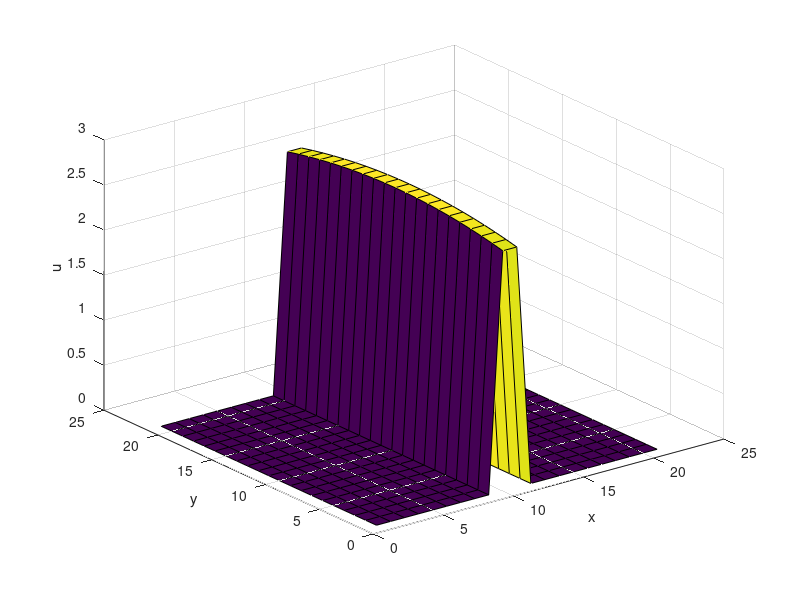

Write MATLAB code to recreate this figure.
D = 1;
L = [0,1,0,1,0,1];
T = 1;
Mx = 20;
My = 20;
Mz = 20;
N = 100;
P = 50;
ox = (L(2)-L(1))/Mx;         % le pas de x
x = L(1)+[0:Mx]*ox;
oy = (L(4)-L(3))/My;
y = L(3)+[0:My]*oy;
oz = (L(6)-L(5))/Mz;
z = L(5)+[0:Mz]*oz;
ot = T/N;
t = [0:N]*ot;
u_xyz0 = inline('0','x','y','z');



% Initialisation
for i=1:Mx+1
    j=1:My+1;
    h=1:Mz+1;
    u(i,j,h)=u_xyz0(x(i),y(j),z(h));
end

rx = D*ot/(ox*ox);
ry = D*ot/(oy*oy);
rz = D*ot/(oz*oz);
rx1 = 1+2*rx;
rx2 = 1-2*rx;
ry1 = 1+2*ry;
ry2 = 1-2*ry;
rz1 = 1+2*rz;
rz2 = 1-2*rz;

for j=1:Mx-1
    A(j,j)=ry1;
    if j>1
        A(j-1,j)=-ry;
        A(j,j-1)=-ry;
    end
end

for i=1:My-1
    B(i,i)=rx1;
    if i>1
        B(i-1,i)=-rx;
        B(i,i-1)=-rx;
    end
end

for h=1:Mz-1
    C(i,i)=rz1;
    if h>1
        C(h-1,h)=-rz;
        C(h,h-1)=-rz;
    end
end

 for k=1:N
     t=k*ot;
     u_1=u;
     u(:,:,1)=u(:,:,2);
     u(:,:,Mz+1)=u(:,:,Mz);
     u(:,1,:)=u(:,2,:);
     u(:,Mx+1,:)=u(:,Mx,:);
     u(1,:,:)=u(2,:,:);
     u(My+1,:,:)=u(My,:,:);

          for h=1:9
%                uyx=reshape(u(:,:,h),My+1,Mx+1);
%                uyx_1=uyx;
              if mod(k,2)==0
                for y=2:My
                    xx=2:Mx;
                    for i=2:My                                 % Du bout au top
                       jj=2:Mx;
                       bx(i,jj)=[ry*u(i,1,h),zeros(1,Mx-3),ry*u(i,Mx+1,h)]+rx*(u_1(i-1,jj,h)+u_1(i+1,jj,h))+rx2*u_1(i,jj,h);
                    end
                    u(y,xx,h)=linsolve(A, bx(y,xx)');
%                    u(y,xx,h)=u(y,xx);
                end
              else
                 for x=2:Mx
                     yy=2:My;            
                     for j=2:Mx
                         ii=2:My;                                % Du bout au top                 
                         by(ii,j)=[rx*u(1,j,h);zeros(My-3,1);rx*u(My+1,j,h)]+ry*(u_1(ii,j-1,h)+u_1(ii,j+1,h))+ry2*u_1(ii,j,h);
                     end
                     u(yy,x,h) = linsolve(B,by(yy,x));
%                     u(yy,x,h)=u(yy,x);
                 end
              end
          end


          for h=10:11
%               u=reshape(u(:,:,h),My+1,Mx+1);
%               uyx_1=uyx;
            if mod(k,2)==0
                for y=2:My
                    xx=2:Mx;
                    for i=2:9                                 
                       jj=2:Mx;
                       bx(i,jj)=[ry*u(i,1,h),zeros(1,Mx-3),ry*u(i,Mx+1,h)]+rx*(u_1(i-1,jj,h)+u_1(i+1,jj,h))+rx2*u_1(i,jj,h);
                    end
                    for i=10:11
                        jj=2:Mx;
                        bx(i,jj)=[ry*u(i,1,h),zeros(1,Mx-3),ry*u(i,Mx+1,h)]+rx*(u_1(i-1,jj,h)+u_1(i+1,jj,h))+rx2*u_1(i,jj,h)+P*ot;
                    end
                    for i=12:My
                        jj=2:Mx;
                        bx(i,jj)=[ry*u(i,1,h),zeros(1,Mx-3),ry*u(i,Mx+1,h)]+rx*(u_1(i-1,jj,h)+u_1(i+1,jj,h))+rx2*u_1(i,jj,h);
                    end
                    u(y,xx,h)=linsolve(A, bx(y,xx)');
 %                   u(y,xx,h)=u(y,xx);
                end

            else
                for x=2:Mx                                 
                    yy=2:My;
                    for j=2:Mx
                        ii=2:9;
                        by(ii,j)=[rx*u(1,j,h);zeros(9-2,1)]+ry*(u_1(ii,j-1,h)+u_1(ii,j+1,h))+ry2*u_1(ii,j,h);
                    end
                    for j=2:Mx
                        ii=10:11;
                        by(ii,j)=zeros(2,1)+ry*(u_1(ii,j-1,h)+u_1(ii,j+1,h))+ry2*u_1(ii,j,h)+P*ot;
                    end
                    for j=2:Mx
                        ii=12:My;
                        by(ii,j)=[zeros(My-12,1);rx*u(My+1,j,h)]+ry*(u_1(ii,j-1,h)+u_1(ii,j+1,h))+ry2*u_1(ii,j,h);
                    end
                        u(yy,x,h) = linsolve(B,by(yy,x));
%                        u(yy,x,h)=u(yy,x);
                end
            end
          end

          for h=12:Mz
%               u=reshape(u(:,:,h),My+1,Mx+1);
%               uyx_1=uyx;
              if mod(k,2)==0
                for y=2:My
                    xx=2:Mx;
                    for i=2:My                                 
                       jj=2:Mx;
                       bx(i,jj)=[ry*u(i,1,h),zeros(1,Mx-3),ry*u(i,Mx+1,h)]+rx*(u_1(i-1,jj,h)+u_1(i+1,jj,h))+rx2*u_1(i,jj,h);
                    end
                    u(y,xx,h)=linsolve(A, bx(y,xx)');
%                    u(y,xx,h)=u(y,xx);
                end
              else
                 for x=2:Mx
                     yy=2:My;            
                     for j=2:Mx
                         ii=2:My;                                                 
                         by(ii,j)=[rx*u(1,j,h);zeros(My-3,1);rx*u(My+1,j,h)]+ry*(u_1(ii,j-1,h)+u_1(ii,j+1,h))+ry2*u_1(ii,j,h);
                     end
                     u(yy,x,h) = linsolve(B,by(yy,x));
%                     u(yy,x,h)=u(yy,x);
                 end
              end
          end

        %%%%%%%%%%%%%%%%%%%%%%%%%%%%%%%%%%%%%%%%%%%%%%%%%%%%%%%%%%%%%%%%%%%%%%%%%%%%%%%%


        %   for i=1:9
        %       if mod(k,2)==0
        %         for z=2:Mz
        %             xx=2:Mx;
        %             for h=2:Mz                                
        %                jj=2:Mx;
        %                bx(h,jj)=[rz*u(i,1,h),zeros(1,Mx-3),rz*u(i,Mx+1,h)]+rx*(u_1(i,jj,h-1)+u_1(i,jj,h+1))+rx2*u_1(i,jj,h);
        %             end
        %             u(i,xx,z)=linsolve(A, bx(z,xx)');
        %         end
        %       else
        %          for x=2:Mx
        %              zz=2:Mz;            
        %              for j=2:Mx
        %                  hh=2:Mz;                                                
        %                  bz(hh,j)=[rx*u(i,j,1);zeros(Mz-3,1);rx*u(i,j,Mz+1)]+rz*(u_1(i,j-1,hh)+u_1(i,j+1,hh))+rz2*u_1(i,j,hh);
        %              end
        %              u(i,x,zz) = linsolve(C,bz(zz,x));
        %          end
        %       end
        %   end
        %   
        %   for i=10:11
        %       if mod(k,2)==0
        %         for z=2:Mz
        %             xx=2:Mx;
        %             for h=2:9                                 
        %                jj=2:Mx;
        %                bx(h,jj)=[rz*u(i,1,h),zeros(1,Mx-3),rz*u(i,Mx+1,h)]+rx*(u_1(i,jj,h-1)+u_1(i,jj,h+1))+rx2*u_1(i,jj,h);
        %             end
        %             for h=10:11
        %                 jj=2:Mx;
        %                 bx(h,jj)=[rz*u(i,1,h),zeros(1,Mx-3),rz*u(i,Mx+1,h)]+rx*(u_1(i,jj,h-1)+u_1(i,jj,h+1))+rx2*u_1(i,jj,h)+P*ot;
        %             end
        %             for h=11:Mz
        %              	jj=2:Mx;
        %                 bx(h,jj)=[rz*u(i,1,h),zeros(1,Mx-3),rz*u(i,Mx+1,h)]+rx*(u_1(i,jj,h-1)+u_1(i,jj,h+1))+rx2*u_1(i,jj,h);
        %             end
        %             u(i,xx,z)=linsolve(A, bx(z,xx)');
        %         end
        %          
        %     else
        %         for x=2:Mx                                 
        %             zz=2:Mz;
        %             for j=2:Mx
        %                 hh=2:9;
        %                 by(hh,j)=[rx*u(i,j,1);zeros(9-2,1)]+rz*(u_1(i,j-1,hh)+u_1(i,j+1,hh))+ry2*u_1(i,j,hh);
        %             end
        %             for j=2:Mx
        %                 ii=10:11;
        %                 by(hh,j)=zeros(2,1)+rz*(u_1(i,j-1,hh)+u_1(i,j+1,hh))+ry2*u_1(i,j,hh)+P*ot;
        %             end
        %             for j=2:Mx
        %                 hh=11:Mz;
        %                 bz(hh,j)=[zeros(Mz-11,1);rx*u(i,j,Mz+1)]+ry*(u_1(i,j-1,hh)+u_1(i,j+1,hh))+ry2*u_1(i,j,hh);
        %             end
        %                 u(i,x,zz) = linsolve(C,bz(zz,x));
        %         end
        %     end
        %   end
        %   
        %   for i=12:My
        %       if mod(k,2)==0
        %         for z=2:Mz
        %             xx=2:Mx;
        %             for h=2:Mz                                
        %                jj=2:Mx;
        %                bx(h,jj)=[rz*u(i,1,h),zeros(1,Mx-3),rz*u(i,Mx+1,h)]+rx*(u_1(i,jj,h-1)+u_1(i,jj,h+1))+rx2*u_1(i,jj,h);
        %             end
        %             u(i,xx,z)=linsolve(A, bx(z,xx)');
        %         end
        %       else
        %          for x=2:Mx
        %              zz=2:Mz;            
        %              for j=2:Mx
        %                  hh=2:Mz;                                                
        %                  bz(hh,j)=[rx*u(i,j,1);zeros(Mz-3,1);rx*u(i,j,Mz+1)]+rz*(u_1(i,j-1,hh)+u_1(i,j+1,hh))+rz2*u_1(i,j,hh);
        %              end
        %              u(i,x,zz) = linsolve(C,bz(zz,x));
        %          end
        %       end
        %   end


        %%%%%%%%%%%%%%%%%%%%%%%%%%%%%%%%%%%%%%%%%%%%%%%%%%%%%%%%%%%%%%%%%%%%%%%%%%%%%%%%%%%

%            for j=1:Mx
%                uyz=reshape(u(:,j,:),My+1,Mz+1);
%                uyz_1=uyz;
%                if mod(k,2)==0
%                 for y=2:My
%                     zz=2:Mz;
%                     for i=2:9                                 % Duyz bouyzt auyz top
%                        hh=2:Mz;
%                        bz(i,hh)=[ry*uyz(i,1),zeros(1,Mz-3),ry*uyz(i,Mz+1)]+rz*(uyz_1(i-1,hh)+uyz_1(i+1,hh))+rz2*uyz_1(i,hh);
%                     end
%                     for i=10:11
%                         hh=2:9;
%                         bz(i,hh)=[ry*uyz(i,1),zeros(1,9-2)]+rz*(uyz_1(i-1,hh)+uyz_1(i+1,hh))+rz2*uyz_1(i,hh);
%                         hh=10:11;
%                         bz(i,hh)=zeros(1,2)+rz*(uyz_1(i-1,hh)+uyz_1(i+1,hh))+rz2*uyz_1(i,hh)+P*ot;
%                         hh=12:Mz;
%                         bz(i,hh)=[zeros(1,Mz-12),ry*uyz(i,Mz+1)]+rz*(uyz_1(i-1,hh)+uyz_1(i+1,hh))+rz2*uyz_1(i,hh);
%                     end
%                     for i=12:My
%                         hh=2:Mz;
%                         bz(i,hh)=[ry*uyz(i,1),zeros(1,Mz-3),ry*uyz(i,Mz+1)]+rz*(uyz_1(i-1,hh)+uyz_1(i+1,hh))+rz2*uyz_1(i,hh);
%                     end
%                     uyz(y,zz)=linsolve(A, bz(y,zz)');
%                     u(y,j,zz)=uyz(y,zz);
%                 end
% 
%             else
%                 for z=2:Mz                                 % De gauyzche a droite
%                     yy=2:My;
%                     for h=2:Mz
%                         ii=2:9;
%                         by(ii,h)=[rz*uyz(1,h);zeros(9-2,1)]+ry*(uyz_1(ii,h-1)+uyz_1(ii,h+1))+ry2*uyz_1(ii,h);
%                     end
%                     for h=2:9
%                         ii=10:11;
%                         by(ii,h)=zeros(2,1)+ry*(uyz_1(ii,h-1)+uyz_1(ii,h+1))+ry2*uyz_1(ii,h);
%                     end
%                     for h=10:11
%                         ii=10:11;
%                         by(ii,h)=zeros(2,1)+ry*(uyz_1(ii,h-1)+uyz_1(ii,h+1))+ry2*uyz_1(ii,h)+P*ot;
%                     end
%                     for h=12:Mz
%                         ii=10:11;
%                         by(ii,h)=zeros(2,1)+ry*(uyz_1(ii,h-1)+uyz_1(ii,h+1))+ry2*uyz_1(ii,h);
%                     end
%                     for h=2:Mz
%                         ii=12:My;
%                         by(ii,h)=[zeros(My-12,1);rz*uyz(My+1,h)]+ry*(uyz_1(ii,h-1)+uyz_1(ii,h+1))+ry2*uyz_1(ii,h);
%                     end
%                         uyz(yy,z) = linsolve(B,by(yy,z));
%                         u(yy,j,z)=uyz(yy,z);
%                 end
%              end  
%           end
end
[x,y,z]=meshgrid(1:21,1:21,1:21);
    uyz=reshape(u(:,3,:),My+1,Mz+1);
    uyx=reshape(u(:,:,10),My+1,Mx+1);
    uxz=reshape(u(3,:,:),Mx+1,Mz+1);
    surf(uxz);
    xlabel('x');
    ylabel('y');
    zlabel('u');

